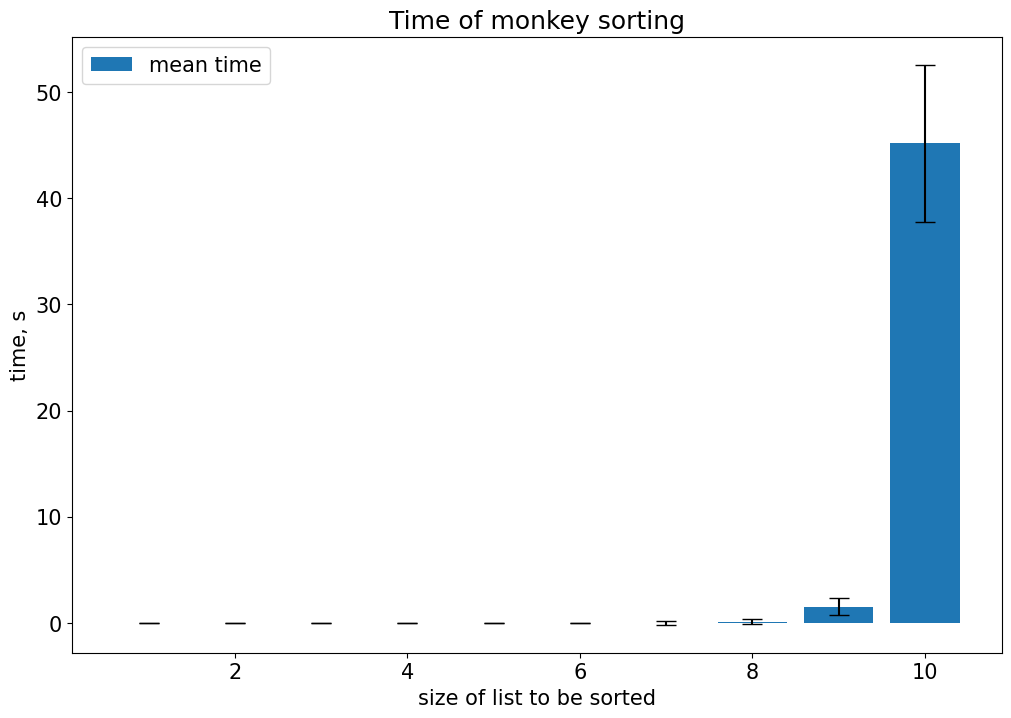

This figure's Python source:
import numpy as np
import random
import time
import matplotlib.pyplot as plt


def check_sort(numbers):
    for i in range(len(numbers) - 1):
        if numbers[i] > numbers[i + 1]:
            return False
    return True


def monkey_sort(unsorted):
    while not check_sort(unsorted):
        random.shuffle(unsorted)
    return unsorted


def measure_monkey_sort(n):
    sorting_time = {'n_of_obj': [i for i in range(1, n+1)],
                    'mean_time': [],
                    'sd_time': []}
    for i in range(1, n+1):
        results = []
        print(i)
        for j in range(4):
            a = np.random.randint(50, size=i)
            start = time.time()
            monkey_sort(a)
            end = time.time()
            result = end - start
            results += [result]
        mu = np.mean(results)
        sd = np.std(results)
        sorting_time['mean_time'] += [mu]
        sorting_time['sd_time'] += [sd]
    return sorting_time


monkey_sort_10 = measure_monkey_sort(10)
monkey_sort_10['errors'] = [b / m for b, m in zip(monkey_sort_10['sd_time'], np.sqrt(monkey_sort_10['mean_time']))]

# image size
plt.figure(figsize=(12, 8))
plt.rcParams['savefig.bbox'] = 'tight'
plt.rcParams['font.size'] = 15

# labels are needed for a legend
bars = monkey_sort_10['mean_time']
errors = monkey_sort_10['errors']
xs = monkey_sort_10['n_of_obj']
plt.bar(xs, bars, width=0.8, yerr=errors, capsize=7, label='mean time')

plt.title('Time of monkey sorting')

# add labels
plt.xlabel('size of list to be sorted')
plt.ylabel('time, s')

# add legend
plt.legend()

plt.savefig('2_sort_time.png')
